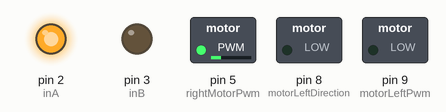
Simulated run of this sketch. Board: Arduino Uno, built with avr-gcc and run on an emulated ATmega328P. On the bench: switched loads named in the sketch (green lamp = pin HIGH), output pins drawn as LEDs (lit = HIGH).

Above: at 0.05 s.
At 1.05 s:
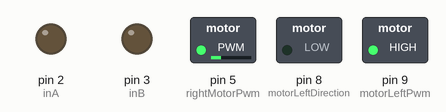
At 2.05 s:
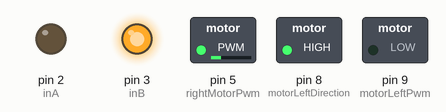
At 4.05 s:
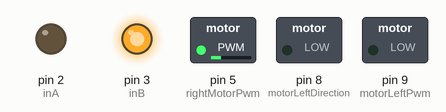
At 6.05 s:
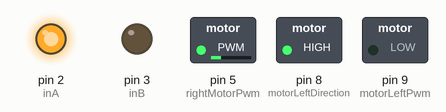
At 7.95 s:
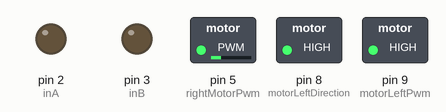
Timing chart, 0 to 9.2 s (numbered marks = the images above):
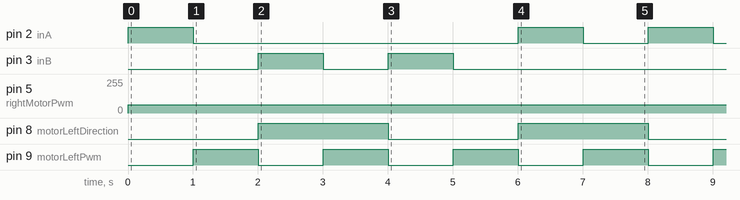

The sketch:

test_vnh5019_and_FIT0441.ino
```cpp
// Motor connections
int inA = 2;
int inB = 3;
int motorLeftDirection = 8;
int motorLeftPwm = 9;

// pwm connection
int rightMotorPwm = 5;
int rightMotorSpeed = 63;
int millisec = 1000;

void setup() {
  // put your setup code here, to run once:
  pinMode(inA, OUTPUT);
  pinMode(inB, OUTPUT);
  pinMode(rightMotorPwm, OUTPUT);

  pinMode(motorLeftDirection, OUTPUT);
  pinMode(motorLeftPwm, OUTPUT);

  // keep motors off initially
  digitalWrite(inA, LOW);
  digitalWrite(inB, LOW);
}

void loop() {
  // put your main code here, to run repeatedly:
  turnOne();
  delay(millisec);
  motorStop();
  delay(millisec);
  turnTwo();
  delay(millisec);
  motorStop();
  delay(millisec);
  motorForward();
  delay(millisec);
  motorStop();
  delay(millisec);
  motorBackward();
  delay(millisec);
  motorStop();
  delay(millisec);
}

void turnOne() {
  digitalWrite(motorLeftDirection, LOW);
  analogWrite(motorLeftPwm, 0);
  analogWrite(rightMotorPwm, rightMotorSpeed);
  digitalWrite(inA, HIGH);
  digitalWrite(inB, LOW);

}

void turnTwo() {
  digitalWrite(motorLeftDirection, HIGH);
  analogWrite(motorLeftPwm, 0);
  analogWrite(rightMotorPwm, rightMotorSpeed);
  digitalWrite(inA, LOW);
  digitalWrite(inB, HIGH);
}

void motorBackward() {
  digitalWrite(motorLeftDirection, HIGH);
  analogWrite(motorLeftPwm, 0);
  analogWrite(rightMotorPwm, rightMotorSpeed);
  digitalWrite(inA, HIGH);
  digitalWrite(inB, LOW);

}

void motorForward() {
  digitalWrite(motorLeftDirection, LOW);
  analogWrite(motorLeftPwm, 0);
  analogWrite(rightMotorPwm, rightMotorSpeed);
  digitalWrite(inA, LOW);
  digitalWrite(inB, HIGH);
}

void motorStop() {
  analogWrite(motorLeftPwm, 255);
  digitalWrite(inA, LOW);
  digitalWrite(inB, LOW);
}
```

Measured:
- by itself, pin 2 (inA): repeats every 8.0 s: LOW 5.0 s, HIGH 1.0 s, LOW 1.0 s, HIGH 1.0 s
- by itself, pin 3 (inB): repeats every 8.0 s: LOW 1.0 s, HIGH 1.0 s, LOW 5.0 s, HIGH 1.0 s
- by itself, pin 5 (rightMotorPwm): 0/255 → 63/255 at 0.00 s
- by itself, pin 8 (motorLeftDirection): alternates HIGH for 2.0 s and LOW for 2.0 s
- by itself, pin 9 (motorLeftPwm): alternates HIGH for 1.0 s and LOW for 1.0 s
